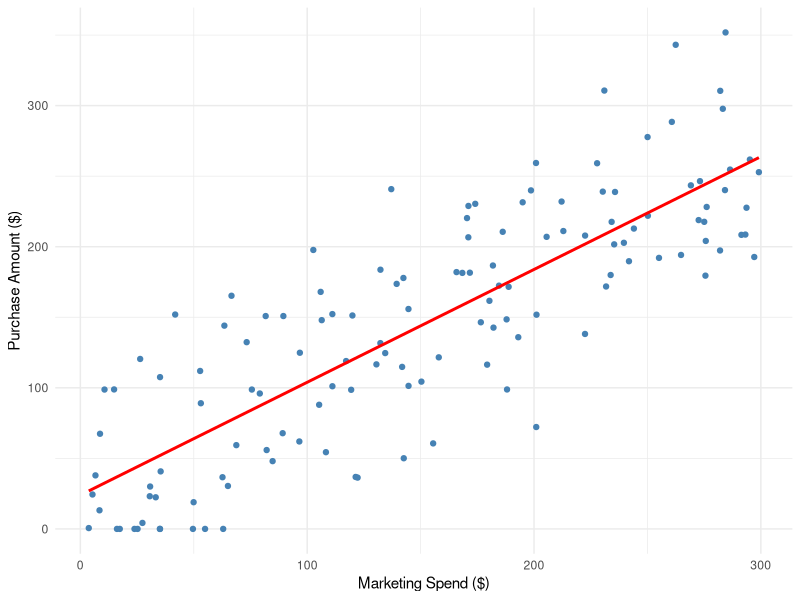
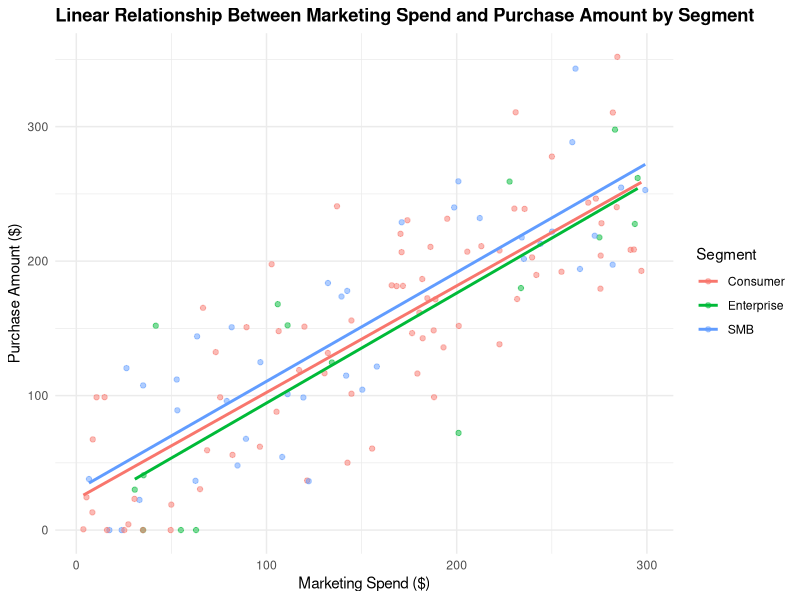
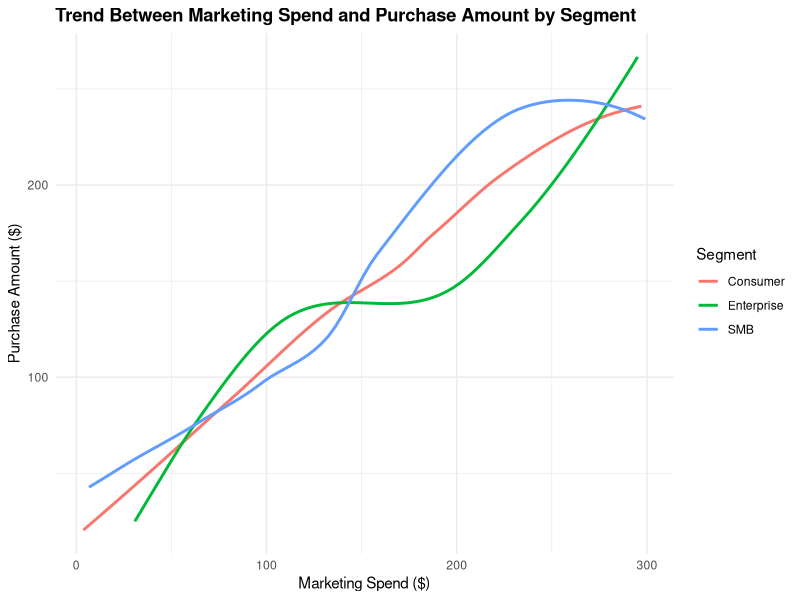

Write R code to recreate these figures, in order.
## ---- chunk 1
library(tidyverse)
library(readr)
library(ggplot2)
## ---- chunk 2
# Reading in the data
data <- read_csv("data/32592582_Joshua Bannon.csv")
## ---- chunk 3
# Removing rows with missing values in marketing_spend and purchase_amount
data <- data %>%
  drop_na(marketing_spend, purchase_amount)
## ---- chunk 4
# Standardising variable formats and removing irrelevant variables
data <- data %>%
  mutate(
    marketing_spend = as.numeric(marketing_spend),
    purchase_amount = as.numeric(purchase_amount),
    visits = as.numeric(visits),
    signup_date = as.Date(signup_date),
    segment = as.factor(segment)) %>% 
  select(-notes) %>%
  distinct()
## ---- chunk 5
#| label: tbl-summary
#| tbl-cap: "Summary statistics by customer segment"

data %>%
  group_by(segment) %>%
  summarise(
    average_spend = round(mean(marketing_spend), 2),
    average_purchase = round(mean(purchase_amount), 2),
    average_visits = round(mean(visits), 2),
    number_of_customers = n(),
    .groups = "drop"
  ) %>%
  as.data.frame()
## ---- chunk 6
#| fig-cap: "Correlation between marketing spend and purchase amount"

ggplot(data, aes(x = marketing_spend, y = purchase_amount)) +
  geom_point(colour = "steelblue") +
  geom_smooth(method = "lm", se = FALSE, colour = "red") +
  labs(
    x = "Marketing Spend ($)",
    y = "Purchase Amount ($)"
  ) +
  theme_minimal() +
  theme(plot.title = element_text(face = "bold", hjust = 0.5))
## ---- chunk 7
#| label: fig-linear
#| fig-cap: "Linear Relationship Between Marketing Spend and Purchase Amount by Customer Segment"

ggplot(data, aes(x = marketing_spend, y = purchase_amount, colour = segment)) +
  geom_point(alpha = 0.5) +
  geom_smooth(method = "lm", se = FALSE) +
  labs(
    title = "Linear Relationship Between Marketing Spend and Purchase Amount by Segment",
    x = "Marketing Spend ($)",
    y = "Purchase Amount ($)",
    colour = "Segment"
  ) +
  theme_minimal() +
  theme(plot.title = element_text(face = "bold"))
## ---- chunk 8
#| label: fig-curved
#| fig-cap: "Varying Response of Purchase Amount to Marketing Spend Across Customer Segments"

ggplot(data, aes(x = marketing_spend, y = purchase_amount, colour = segment)) +
  geom_smooth(se = FALSE, linewidth = 1) +
  labs(
    title = "Trend Between Marketing Spend and Purchase Amount by Segment",
    x = "Marketing Spend ($)",
    y = "Purchase Amount ($)",
    colour = "Segment"
  ) +
  theme_minimal() +
  theme(plot.title = element_text(face = "bold"))
